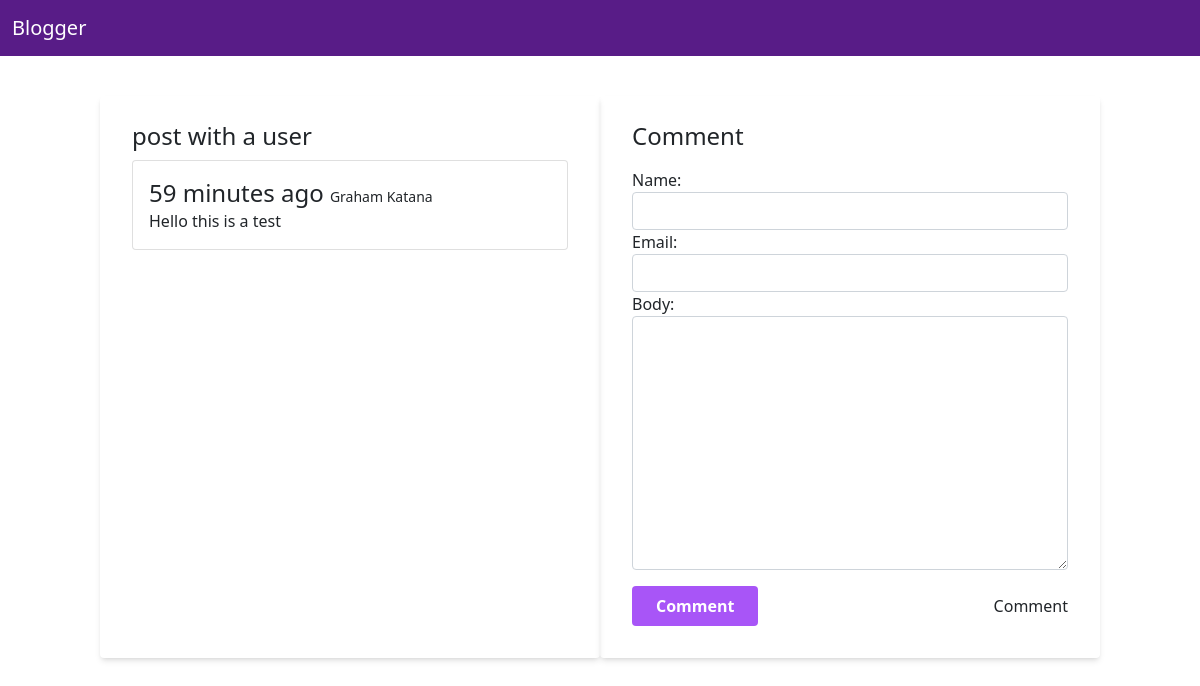
/posts/post-with-a-user, run on the app's committed database.
### post/models.py (models this page shows, shortened)
class Post(models.Model):
    title = models.CharField(max_length=45)
    slug = models.SlugField()
    intro= models.TextField()
    body = models.TextField()
    image = models.ImageField(upload_to='uploads/',blank=True,null=True)
    user = models.ForeignKey(User,related_name="posts",on_delete=models.CASCADE,null=True)
    created_at = models.DateTimeField(auto_now_add=True)
    class Meta:
        ordering = ('-created_at',)

class Comment(models.Model):
    post = models.ForeignKey(Post,related_name='comments',on_delete=models.CASCADE)
    name = models.CharField(max_length=200)
    email = models.EmailField()
    body = models.TextField()
    user = models.ForeignKey(User,related_name="comments",on_delete=models.CASCADE,null=True)
    created_at = models.DateTimeField(auto_now_add=True)

### post/views.py (the view)
# urls.py: path('<slug:slug>',show,name="show.post"),
def show(request,slug):
    data = get_object_or_404(Post,slug=slug)
    if request.method == 'POST':
        form = CommentForm(request.POST)
        if form.is_valid():
            comment = form.save(commit=False)
            comment.post = data
            comment.save()
            return redirect('show.post',slug=slug)
    else:
        form = CommentForm()
    context = {'data':data,'form':form}
    return render(request,template_name='show.html',context=context)

### post/forms.py
class CommentForm(forms.ModelForm):
    class Meta:
        model = Comment
        fields = ('name','email','body')
        widgets = {
            'name':forms.TextInput(attrs={'class':'form-control'}),
            'email':forms.EmailInput(attrs={'class':'form-control'}),
            'body':forms.Textarea(attrs={'class':'form-control'}),
        }

### post/templates/show.html (shortened to what this page needs)
{% extends 'layouts/base.html' %}
{% block content %}
<div class="container">
<div class="row mt-10">
<div class="col-md-6 bg-white shadow-md rounded px-8 pt-6 pb-8 mb-4">
<div class="w-full">
<h2 class="text-2xl">{{data.title}}</h2>
{%for comment in data.comments.all%}
<div class="card mt-2 mb-2">
  <div class="card-body">
  <h2 class="text-2xl">{{comment.created_at|timesince}} ago <span class="text-sm">{{comment.name}}</span></h2>
    {{comment.body}}
  </div>
</div>
{%endfor%}
</div>
</div>
<div class="col-md-6 bg-gray shadow-md rounded px-8 pt-6 pb-8 mb-4">
<div class="w-full">
<form class="" method="POST">
 <h2 class="text-2xl mb-3">Comment</h2>
{{form.as_p}}
   <div class="flex items-center justify-between mt-3">
   <input type="submit" value="Comment" class="bg-purple-500 hover:bg-blue-700 text-white font-bold py-2 px-4 rounded focus:outline-none focus:shadow-outline"/>
      <button  type="button">
        Comment
      </button>
    </div>
</form>
</div>
</div>
</div>
</div>
{% endblock%}

### data on the page
Post: title "post with a user"
Comment: created_at "59 minutes", name "Graham Katana", body "Hello this is a test"
